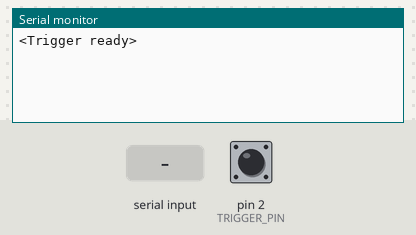
Bench run of a sketch on a simulated Arduino Mega 2560, built with avr-gcc and run on an emulated ATmega2560. Parts: the last lines printed to the serial monitor. Inputs (shaded band) come from the test bench; at power-on: pin 2 (TRIGGER_PIN) HIGH.

Above: at 1.2 s.
1.3 s: "a" received over Serial
At 2.5 s:
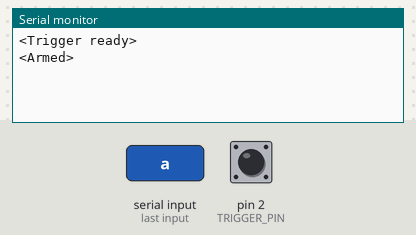
2.8 s: pin 2 (TRIGGER_PIN) pulled LOW for 0.15 s
At 4.3 s:
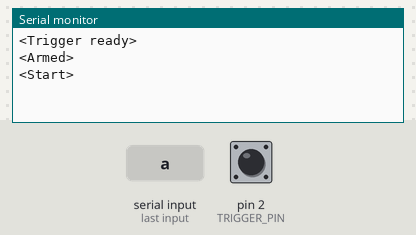

Measured:
- after the input at 1.3 s, the serial monitor: prints a new line at once (image 1)
- after the input at 2.8 s, the serial monitor: prints a new line after 0.15 s (image 2)

The sketch:

startTrigger.ino
```cpp
// Start trigger for radialDeviceControl_v3 (trigger "arduino")
//
// The scope's frame clock goes to TRIGGER_PIN (BNC centre to D2, shield to GND). MATLAB sends 'a'
// to arm; the first rising edge after that sends "<Start>" once, and MATLAB starts its clock then.
// Edges before arming (focus / live view) are ignored. Later frames are not counted.
//
// An interrupt catches the edge, since frame-clock pulses can be microseconds long. The internal
// pull-up keeps an unplugged pin high, so noise can't make a rising edge.

const byte TRIGGER_PIN = 2;  // interrupt pin (Uno / Nano: 2 or 3)
volatile bool armed = false;
volatile bool fired = false;

void onEdge() {
  if (armed) {
    fired = true;
    armed = false;
  }
}

void setup() {
  pinMode(TRIGGER_PIN, INPUT_PULLUP);
  Serial.begin(115200);
  attachInterrupt(digitalPinToInterrupt(TRIGGER_PIN), onEdge, RISING);
  Serial.println("<Trigger ready>");
}

void loop() {
  if (fired) {
    fired = false;
    Serial.println("<Start>");
  }
  if (Serial.available() && Serial.read() == 'a') {
    noInterrupts();
    fired = false;
    armed = true;
    interrupts();
    Serial.println("<Armed>");
  }
}
```
